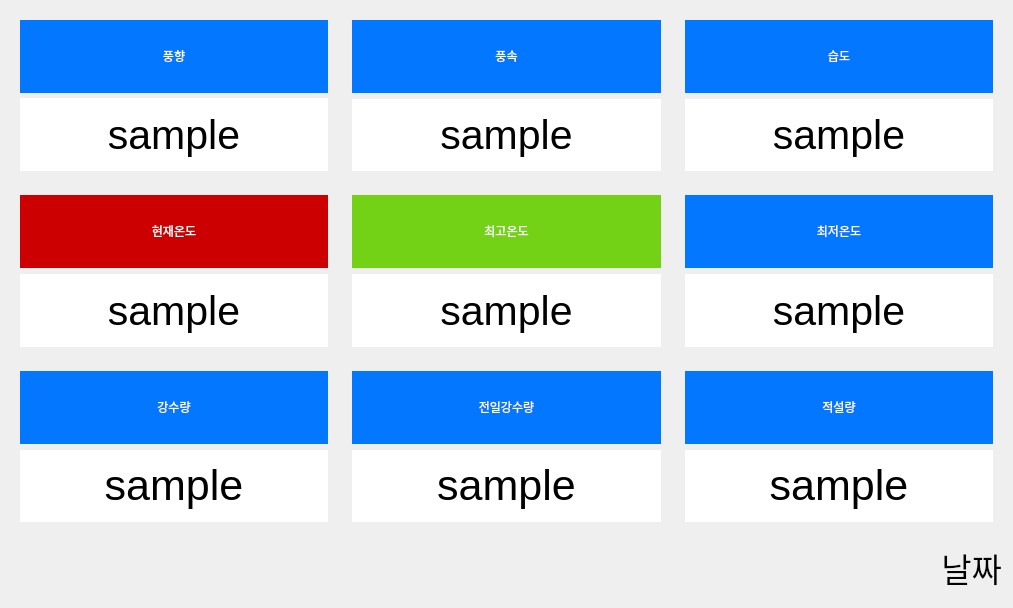
<?xml version="1.0" encoding="UTF-8"?>
<ui version="4.0">
 <class>mainForm</class>
 <widget class="QWidget" name="mainForm">
  <property name="geometry">
   <rect>
    <x>0</x>
    <y>0</y>
    <width>1013</width>
    <height>608</height>
   </rect>
  </property>
  <property name="windowTitle">
   <string>Weather report</string>
  </property>
  <property name="styleSheet">
   <string notr="true">#mainForm{
background-image: url(:/image/sky_blue2.jpeg) 0 0 0 0 stretch stretch;
}
</string>
  </property>
  <layout class="QGridLayout" name="gridLayout_2">
   <item row="3" column="1">
    <widget class="QFrame" name="frame_6">
     <property name="frameShape">
      <enum>QFrame::NoFrame</enum>
     </property>
     <property name="frameShadow">
      <enum>QFrame::Raised</enum>
     </property>
     <layout class="QVBoxLayout" name="verticalLayout_5">
      <item>
       <widget class="QLabel" name="label_9">
        <property name="autoFillBackground">
         <bool>false</bool>
        </property>
        <property name="styleSheet">
         <string notr="true">background-color: rgb(114, 159, 207);
background-color: rgb(3, 119, 255);
color: rgb(255, 255, 255);</string>
        </property>
        <property name="text">
         <string notr="true">전일강수량</string>
        </property>
        <property name="textFormat">
         <enum>Qt::RichText</enum>
        </property>
        <property name="scaledContents">
         <bool>true</bool>
        </property>
        <property name="alignment">
         <set>Qt::AlignCenter</set>
        </property>
       </widget>
      </item>
      <item>
       <widget class="QLabel" name="label_10">
        <property name="font">
         <font>
          <family>Cantarell</family>
          <pointsize>32</pointsize>
          <weight>50</weight>
          <italic>false</italic>
          <bold>false</bold>
         </font>
        </property>
        <property name="styleSheet">
         <string notr="true">background-color: rgb(255, 255, 255);
font: 10% &quot;Cantarell&quot;;</string>
        </property>
        <property name="text">
         <string>sample</string>
        </property>
        <property name="textFormat">
         <enum>Qt::RichText</enum>
        </property>
        <property name="scaledContents">
         <bool>true</bool>
        </property>
        <property name="alignment">
         <set>Qt::AlignCenter</set>
        </property>
        <property name="margin">
         <number>7</number>
        </property>
       </widget>
      </item>
     </layout>
    </widget>
   </item>
   <item row="1" column="0">
    <widget class="QFrame" name="frame_4">
     <property name="frameShape">
      <enum>QFrame::NoFrame</enum>
     </property>
     <property name="frameShadow">
      <enum>QFrame::Raised</enum>
     </property>
     <layout class="QVBoxLayout" name="verticalLayout_3">
      <item>
       <widget class="QLabel" name="label_5">
        <property name="autoFillBackground">
         <bool>false</bool>
        </property>
        <property name="styleSheet">
         <string notr="true">background-color: rgb(204, 0, 0);
color: rgb(255, 255, 255);</string>
        </property>
        <property name="text">
         <string notr="true">현재온도</string>
        </property>
        <property name="textFormat">
         <enum>Qt::RichText</enum>
        </property>
        <property name="scaledContents">
         <bool>true</bool>
        </property>
        <property name="alignment">
         <set>Qt::AlignCenter</set>
        </property>
       </widget>
      </item>
      <item>
       <widget class="QLabel" name="label_temp">
        <property name="font">
         <font>
          <family>Cantarell</family>
          <pointsize>31</pointsize>
          <weight>50</weight>
          <italic>false</italic>
          <bold>false</bold>
         </font>
        </property>
        <property name="styleSheet">
         <string notr="true">background-color: rgb(255, 255, 255);
font: 10% &quot;Cantarell&quot;;</string>
        </property>
        <property name="text">
         <string>sample</string>
        </property>
        <property name="textFormat">
         <enum>Qt::RichText</enum>
        </property>
        <property name="scaledContents">
         <bool>true</bool>
        </property>
        <property name="alignment">
         <set>Qt::AlignCenter</set>
        </property>
        <property name="margin">
         <number>7</number>
        </property>
       </widget>
      </item>
     </layout>
    </widget>
   </item>
   <item row="0" column="2">
    <widget class="QFrame" name="frame_7">
     <property name="frameShape">
      <enum>QFrame::NoFrame</enum>
     </property>
     <property name="frameShadow">
      <enum>QFrame::Raised</enum>
     </property>
     <layout class="QVBoxLayout" name="verticalLayout_6">
      <item>
       <widget class="QLabel" name="label_title">
        <property name="autoFillBackground">
         <bool>false</bool>
        </property>
        <property name="styleSheet">
         <string notr="true">background-color: rgb(114, 159, 207);
background-color: rgb(3, 119, 255);
color: rgb(255, 255, 255);</string>
        </property>
        <property name="text">
         <string notr="true">습도</string>
        </property>
        <property name="textFormat">
         <enum>Qt::RichText</enum>
        </property>
        <property name="scaledContents">
         <bool>true</bool>
        </property>
        <property name="alignment">
         <set>Qt::AlignCenter</set>
        </property>
       </widget>
      </item>
      <item>
       <widget class="QLabel" name="label_hum">
        <property name="font">
         <font>
          <family>Cantarell</family>
          <pointsize>31</pointsize>
          <weight>50</weight>
          <italic>false</italic>
          <bold>false</bold>
         </font>
        </property>
        <property name="styleSheet">
         <string notr="true">background-color: rgb(255, 255, 255);
font: 10% &quot;Cantarell&quot;;</string>
        </property>
        <property name="text">
         <string>sample</string>
        </property>
        <property name="textFormat">
         <enum>Qt::RichText</enum>
        </property>
        <property name="scaledContents">
         <bool>true</bool>
        </property>
        <property name="alignment">
         <set>Qt::AlignCenter</set>
        </property>
        <property name="margin">
         <number>7</number>
        </property>
       </widget>
      </item>
     </layout>
    </widget>
   </item>
   <item row="0" column="1">
    <widget class="QFrame" name="frame_3">
     <property name="frameShape">
      <enum>QFrame::NoFrame</enum>
     </property>
     <property name="frameShadow">
      <enum>QFrame::Raised</enum>
     </property>
     <layout class="QVBoxLayout" name="verticalLayout_2">
      <item>
       <widget class="QLabel" name="label_title_2">
        <property name="autoFillBackground">
         <bool>false</bool>
        </property>
        <property name="styleSheet">
         <string notr="true">background-color: rgb(114, 159, 207);
background-color: rgb(3, 119, 255);
color: rgb(255, 255, 255);</string>
        </property>
        <property name="text">
         <string notr="true">풍속</string>
        </property>
        <property name="textFormat">
         <enum>Qt::RichText</enum>
        </property>
        <property name="scaledContents">
         <bool>true</bool>
        </property>
        <property name="alignment">
         <set>Qt::AlignCenter</set>
        </property>
       </widget>
      </item>
      <item>
       <widget class="QLabel" name="label_wind_speed">
        <property name="font">
         <font>
          <family>Cantarell</family>
          <pointsize>31</pointsize>
          <weight>50</weight>
          <italic>false</italic>
          <bold>false</bold>
         </font>
        </property>
        <property name="styleSheet">
         <string notr="true">background-color: rgb(255, 255, 255);
font: 10% &quot;Cantarell&quot;;</string>
        </property>
        <property name="text">
         <string>sample</string>
        </property>
        <property name="textFormat">
         <enum>Qt::RichText</enum>
        </property>
        <property name="scaledContents">
         <bool>true</bool>
        </property>
        <property name="alignment">
         <set>Qt::AlignCenter</set>
        </property>
        <property name="margin">
         <number>7</number>
        </property>
       </widget>
      </item>
     </layout>
    </widget>
   </item>
   <item row="1" column="2">
    <widget class="QFrame" name="frame_8">
     <property name="frameShape">
      <enum>QFrame::NoFrame</enum>
     </property>
     <property name="frameShadow">
      <enum>QFrame::Raised</enum>
     </property>
     <layout class="QVBoxLayout" name="verticalLayout_7">
      <item>
       <widget class="QLabel" name="label_13">
        <property name="autoFillBackground">
         <bool>false</bool>
        </property>
        <property name="styleSheet">
         <string notr="true">background-color: rgb(114, 159, 207);
background-color: rgb(3, 119, 255);
color: rgb(255, 255, 255);</string>
        </property>
        <property name="text">
         <string notr="true">최저온도</string>
        </property>
        <property name="textFormat">
         <enum>Qt::RichText</enum>
        </property>
        <property name="scaledContents">
         <bool>true</bool>
        </property>
        <property name="alignment">
         <set>Qt::AlignCenter</set>
        </property>
       </widget>
      </item>
      <item>
       <widget class="QLabel" name="label_temp_low">
        <property name="font">
         <font>
          <family>Cantarell</family>
          <pointsize>31</pointsize>
          <weight>50</weight>
          <italic>false</italic>
          <bold>false</bold>
         </font>
        </property>
        <property name="styleSheet">
         <string notr="true">background-color: rgb(255, 255, 255);
font: 10% &quot;Cantarell&quot;;</string>
        </property>
        <property name="text">
         <string>sample</string>
        </property>
        <property name="textFormat">
         <enum>Qt::RichText</enum>
        </property>
        <property name="scaledContents">
         <bool>true</bool>
        </property>
        <property name="alignment">
         <set>Qt::AlignCenter</set>
        </property>
        <property name="margin">
         <number>7</number>
        </property>
       </widget>
      </item>
     </layout>
    </widget>
   </item>
   <item row="0" column="0">
    <widget class="QFrame" name="frame">
     <property name="frameShape">
      <enum>QFrame::NoFrame</enum>
     </property>
     <property name="frameShadow">
      <enum>QFrame::Plain</enum>
     </property>
     <property name="lineWidth">
      <number>6</number>
     </property>
     <layout class="QVBoxLayout" name="verticalLayout">
      <property name="spacing">
       <number>5</number>
      </property>
      <item>
       <widget class="QLabel" name="label_title_wind_direction">
        <property name="autoFillBackground">
         <bool>false</bool>
        </property>
        <property name="styleSheet">
         <string notr="true">background-color: rgb(114, 159, 207);
background-color: rgb(3, 119, 255);
color: rgb(255, 255, 255);</string>
        </property>
        <property name="text">
         <string notr="true">풍향</string>
        </property>
        <property name="textFormat">
         <enum>Qt::RichText</enum>
        </property>
        <property name="scaledContents">
         <bool>true</bool>
        </property>
        <property name="alignment">
         <set>Qt::AlignCenter</set>
        </property>
       </widget>
      </item>
      <item>
       <widget class="QLabel" name="label_wind_direction">
        <property name="font">
         <font>
          <family>Cantarell</family>
          <pointsize>31</pointsize>
          <weight>50</weight>
          <italic>false</italic>
          <bold>false</bold>
         </font>
        </property>
        <property name="styleSheet">
         <string notr="true">background-color: rgb(255, 255, 255);
font: 10% &quot;Cantarell&quot;;</string>
        </property>
        <property name="text">
         <string>sample</string>
        </property>
        <property name="textFormat">
         <enum>Qt::RichText</enum>
        </property>
        <property name="scaledContents">
         <bool>true</bool>
        </property>
        <property name="alignment">
         <set>Qt::AlignCenter</set>
        </property>
        <property name="margin">
         <number>7</number>
        </property>
       </widget>
      </item>
     </layout>
    </widget>
   </item>
   <item row="3" column="2">
    <widget class="QFrame" name="frame_9">
     <property name="frameShape">
      <enum>QFrame::NoFrame</enum>
     </property>
     <property name="frameShadow">
      <enum>QFrame::Raised</enum>
     </property>
     <layout class="QVBoxLayout" name="verticalLayout_8">
      <item>
       <widget class="QLabel" name="label_15">
        <property name="autoFillBackground">
         <bool>false</bool>
        </property>
        <property name="styleSheet">
         <string notr="true">background-color: rgb(114, 159, 207);
background-color: rgb(3, 119, 255);
color: rgb(255, 255, 255);</string>
        </property>
        <property name="text">
         <string notr="true">적설량</string>
        </property>
        <property name="textFormat">
         <enum>Qt::RichText</enum>
        </property>
        <property name="scaledContents">
         <bool>true</bool>
        </property>
        <property name="alignment">
         <set>Qt::AlignCenter</set>
        </property>
       </widget>
      </item>
      <item>
       <widget class="QLabel" name="label_16">
        <property name="font">
         <font>
          <family>Cantarell</family>
          <pointsize>32</pointsize>
          <weight>50</weight>
          <italic>false</italic>
          <bold>false</bold>
         </font>
        </property>
        <property name="styleSheet">
         <string notr="true">background-color: rgb(255, 255, 255);
font: 10% &quot;Cantarell&quot;;</string>
        </property>
        <property name="text">
         <string>sample</string>
        </property>
        <property name="textFormat">
         <enum>Qt::RichText</enum>
        </property>
        <property name="scaledContents">
         <bool>true</bool>
        </property>
        <property name="alignment">
         <set>Qt::AlignCenter</set>
        </property>
        <property name="margin">
         <number>7</number>
        </property>
       </widget>
      </item>
     </layout>
    </widget>
   </item>
   <item row="1" column="1">
    <widget class="QFrame" name="frame_2">
     <property name="frameShape">
      <enum>QFrame::NoFrame</enum>
     </property>
     <property name="frameShadow">
      <enum>QFrame::Raised</enum>
     </property>
     <layout class="QVBoxLayout" name="verticalLayout_9">
      <item>
       <widget class="QLabel" name="label_17">
        <property name="autoFillBackground">
         <bool>false</bool>
        </property>
        <property name="styleSheet">
         <string notr="true">background-color: rgb(115, 210, 22);
color: rgb(255, 255, 255);</string>
        </property>
        <property name="text">
         <string notr="true">최고온도</string>
        </property>
        <property name="textFormat">
         <enum>Qt::RichText</enum>
        </property>
        <property name="scaledContents">
         <bool>true</bool>
        </property>
        <property name="alignment">
         <set>Qt::AlignCenter</set>
        </property>
       </widget>
      </item>
      <item>
       <widget class="QLabel" name="label_temp_high">
        <property name="font">
         <font>
          <family>Cantarell</family>
          <pointsize>31</pointsize>
          <weight>50</weight>
          <italic>false</italic>
          <bold>false</bold>
         </font>
        </property>
        <property name="styleSheet">
         <string notr="true">background-color: rgb(255, 255, 255);
font: 10% &quot;Cantarell&quot;;</string>
        </property>
        <property name="text">
         <string>sample</string>
        </property>
        <property name="textFormat">
         <enum>Qt::RichText</enum>
        </property>
        <property name="scaledContents">
         <bool>true</bool>
        </property>
        <property name="alignment">
         <set>Qt::AlignCenter</set>
        </property>
        <property name="margin">
         <number>7</number>
        </property>
       </widget>
      </item>
     </layout>
    </widget>
   </item>
   <item row="3" column="0">
    <widget class="QFrame" name="frame_5">
     <property name="frameShape">
      <enum>QFrame::NoFrame</enum>
     </property>
     <property name="frameShadow">
      <enum>QFrame::Raised</enum>
     </property>
     <layout class="QVBoxLayout" name="verticalLayout_4">
      <item>
       <widget class="QLabel" name="label_7">
        <property name="autoFillBackground">
         <bool>false</bool>
        </property>
        <property name="styleSheet">
         <string notr="true">background-color: rgb(114, 159, 207);
background-color: rgb(3, 119, 255);
color: rgb(255, 255, 255);</string>
        </property>
        <property name="text">
         <string notr="true">강수량</string>
        </property>
        <property name="textFormat">
         <enum>Qt::RichText</enum>
        </property>
        <property name="scaledContents">
         <bool>true</bool>
        </property>
        <property name="alignment">
         <set>Qt::AlignCenter</set>
        </property>
       </widget>
      </item>
      <item>
       <widget class="QLabel" name="label_8">
        <property name="font">
         <font>
          <family>Cantarell</family>
          <pointsize>32</pointsize>
          <weight>50</weight>
          <italic>false</italic>
          <bold>false</bold>
         </font>
        </property>
        <property name="styleSheet">
         <string notr="true">background-color: rgb(255, 255, 255);
font: 10% &quot;Cantarell&quot;;</string>
        </property>
        <property name="text">
         <string>sample</string>
        </property>
        <property name="textFormat">
         <enum>Qt::RichText</enum>
        </property>
        <property name="scaledContents">
         <bool>true</bool>
        </property>
        <property name="alignment">
         <set>Qt::AlignCenter</set>
        </property>
        <property name="margin">
         <number>7</number>
        </property>
       </widget>
      </item>
     </layout>
    </widget>
   </item>
   <item row="4" column="1" colspan="2">
    <widget class="QLabel" name="label_date">
     <property name="minimumSize">
      <size>
       <width>0</width>
       <height>19</height>
      </size>
     </property>
     <property name="maximumSize">
      <size>
       <width>16777215</width>
       <height>60</height>
      </size>
     </property>
     <property name="font">
      <font>
       <pointsize>25</pointsize>
      </font>
     </property>
     <property name="text">
      <string>날짜</string>
     </property>
     <property name="alignment">
      <set>Qt::AlignRight|Qt::AlignTrailing|Qt::AlignVCenter</set>
     </property>
    </widget>
   </item>
  </layout>
 </widget>
 <resources>
  <include location="weather.rc"/>
 </resources>
 <connections/>
</ui>
